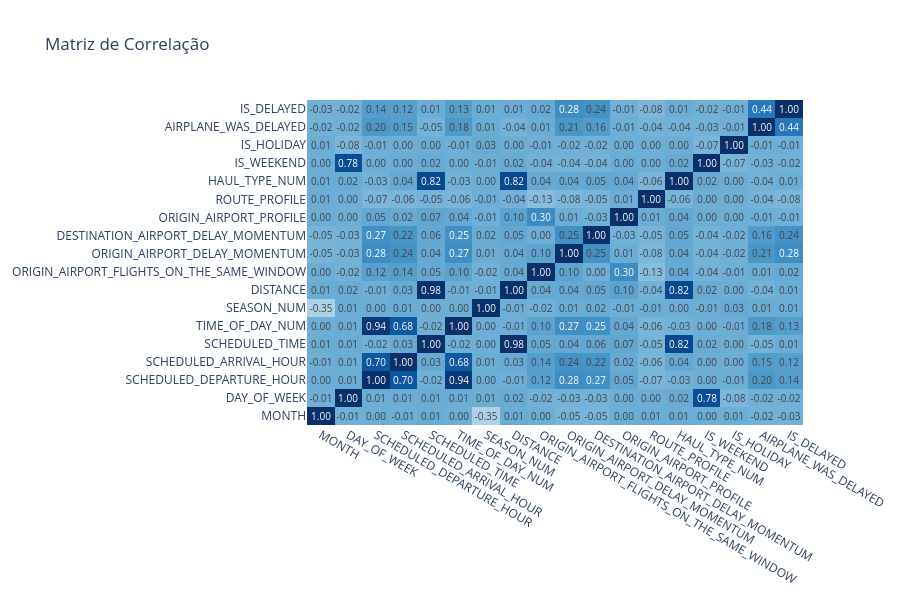

The notebook cell saved with this chart:
### Markdown cell above
**Obtendo correlações**

### Code cell
df_corr = df.copy()

seasons = [['WINTER', 'SPRING', 'AUTUMN', 'SUMMER']]
times_of_day = [['OVERNIGHT', 'MORNING', 'AFTERNOON', 'EVENING']]
hauls_type = [['SHORT', 'MEDIUM', 'LONG']]

encoded_seasons = OrdinalEncoder(categories=seasons)
encoded_times_of_day = OrdinalEncoder(categories=times_of_day)
encoded_hauls_type = OrdinalEncoder(categories=hauls_type)

df_corr['SEASON_NUM'] = encoded_seasons.fit_transform(df_corr[['SEASON']])
df_corr['TIME_OF_DAY_NUM'] = encoded_times_of_day.fit_transform(df_corr[['TIME_OF_DAY']])
df_corr['HAUL_TYPE_NUM'] = encoded_hauls_type.fit_transform(df_corr[['HAUL_TYPE']])

num_cols = [
    'MONTH', 'DAY_OF_WEEK', 'SCHEDULED_DEPARTURE_HOUR', 'SCHEDULED_ARRIVAL_HOUR', 'SCHEDULED_TIME',
    'TIME_OF_DAY_NUM', 'SEASON_NUM', 'DISTANCE', 'ORIGIN_AIRPORT_FLIGHTS_ON_THE_SAME_WINDOW', 'ORIGIN_AIRPORT_DELAY_MOMENTUM',
    'DESTINATION_AIRPORT_DELAY_MOMENTUM', 'ORIGIN_AIRPORT_PROFILE', 'ROUTE_PROFILE', 
    'HAUL_TYPE_NUM', 'IS_WEEKEND', 'IS_HOLIDAY', 'AIRPLANE_WAS_DELAYED', 'IS_DELAYED'
]

df_corr = df_corr[num_cols].corr()

plot_correlation_matrix(df_corr)

### Figure 1 — Plotly figure (JSON) as saved in the notebook; plotly's stock layout.template omitted (floating-point values rounded to 4 significant figures; data arrays with more than 128 entries replaced by an {"elided": "..."} marker saying what was removed)
{"data": [{"colorscale": [[0, "rgb(247,251,255)"], [0.125, "rgb(222,235,247)"], [0.25, "rgb(198,219,239)"], [0.375, "rgb(158,202,225)"], [0.5, "rgb(107,174,214)"], [0.625, "rgb(66,146,198)"], [0.75, "rgb(33,113,181)"], [0.875, "rgb(8,81,156)"], [1, "rgb(8,48,107)"]], "showscale": false, "text": {"elided": "18x18 float values"}, "textfont": {"size": 10}, "texttemplate": "%{text:.2f}", "type": "heatmap", "x": ["MONTH", "DAY_OF_WEEK", "SCHEDULED_DEPARTURE_HOUR", "SCHEDULED_ARRIVAL_HOUR", "SCHEDULED_TIME", "TIME_OF_DAY_NUM", "SEASON_NUM", "DISTANCE", "ORIGIN_AIRPORT_FLIGHTS_ON_THE_SAME_WINDOW", "ORIGIN_AIRPORT_DELAY_MOMENTUM", "DESTINATION_AIRPORT_DELAY_MOMENTUM", "ORIGIN_AIRPORT_PROFILE", "ROUTE_PROFILE", "HAUL_TYPE_NUM", "IS_WEEKEND", "IS_HOLIDAY", "AIRPLANE_WAS_DELAYED", "IS_DELAYED"], "y": ["MONTH", "DAY_OF_WEEK", "SCHEDULED_DEPARTURE_HOUR", "SCHEDULED_ARRIVAL_HOUR", "SCHEDULED_TIME", "TIME_OF_DAY_NUM", "SEASON_NUM", "DISTANCE", "ORIGIN_AIRPORT_FLIGHTS_ON_THE_SAME_WINDOW", "ORIGIN_AIRPORT_DELAY_MOMENTUM", "DESTINATION_AIRPORT_DELAY_MOMENTUM", "ORIGIN_AIRPORT_PROFILE", "ROUTE_PROFILE", "HAUL_TYPE_NUM", "IS_WEEKEND", "IS_HOLIDAY", "AIRPLANE_WAS_DELAYED", "IS_DELAYED"], "z": {"elided": "18x18 float values"}, "zmax": 1, "zmin": -1}], "layout": {"height": 600, "title": {"text": "Matriz de Correlação"}, "xaxis": {"side": "bottom"}}}
